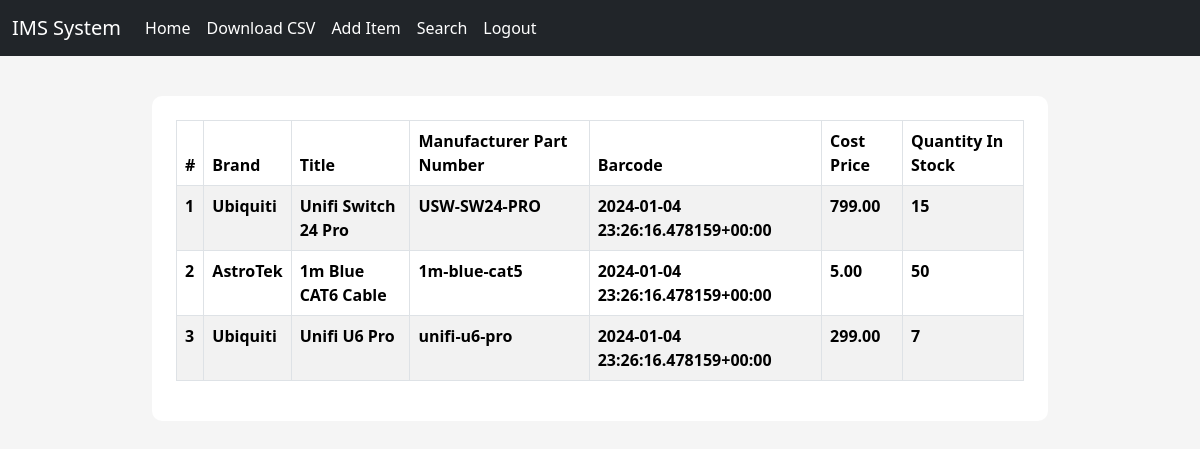
The page /inventory/ (signed in) on the database as committed earlier.
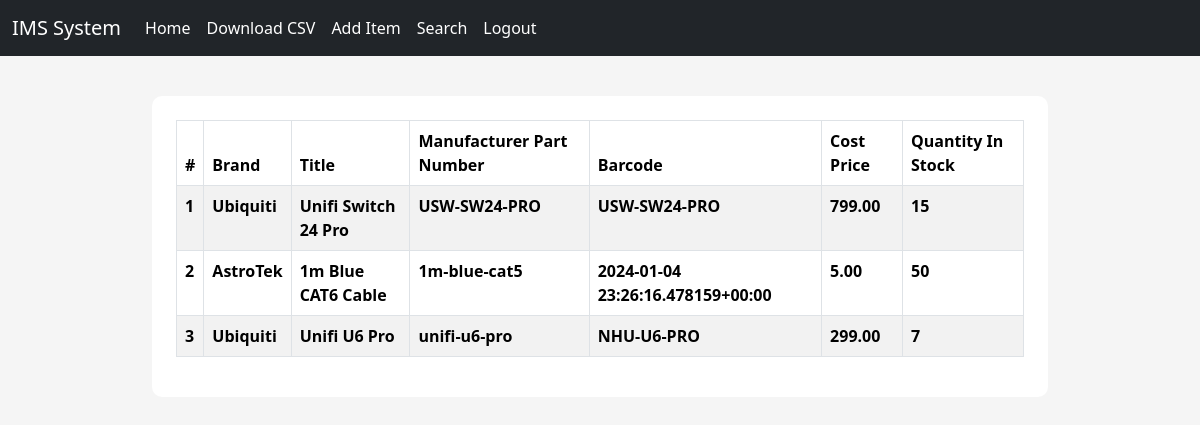
The same page on the database as committed later.
### inventory/models.py (models this page shows, shortened)
class Inventory(models.Model):
    brand = models.CharField(max_length=300, null=False, blank=False)
    title = models.CharField(max_length=300, null=False, blank=False)
    manufacturer_part_number = models.CharField(max_length=300, null=False, blank=False)
    barcode = models.CharField(max_length=300, null=False, blank=False)
    cost_price = models.DecimalField(
        max_digits=19, decimal_places=2, null=False, blank=False
    )
    quantity_in_stock = models.IntegerField(null=False, blank=False)
    description = models.TextField(null=True, blank=True)

### inventory/views.py (the view)
# urls.py: path("", inventory_list, name="inventory_list"),
@login_required()
def inventory_list(request):
    inventories = Inventory.objects.all()
    context = {"title": "Inventory List", "inventories": inventories}
    return render(request, "inventory_list.html", context=context)

### templates/inventory_list.html
{% extends "base.html" %}
{% block content %}
<div class="content-section">
    <table class="table table-striped table-bordered table-hover">
        <thead class="thead-dark">
            <tr>
                <th scope="col">#</th>
                <th scope="col">Brand</th>
                <th scope="col">Title</th>
                <th scope="col">Manufacturer Part Number</th>
                <th scope="col">Barcode</th>
                <th scope="col">Cost Price</th>
                <th scope="col">Quantity In Stock</th>
            </tr>
        </thead>
        <tbody>
            {% for inventory in inventories %}
            <tr style="cursor: pointer; cursor: hand;"
                onclick="window.location= `{% url 'per_product' inventory.id %}`">
                <th scope="row">{{ forloop.counter }}</th>
                <th scope="row">{{ inventory.brand }}</th>
                <th scope="row">{{ inventory.title }}</th>
                <th scope="row">{{ inventory.manufacturer_part_number }}</th>
                <th scope="row">{{ inventory.barcode }}</th>
                <th scope="row">{{ inventory.cost_price }}</th>
                <th scope="row">{{ inventory.quantity_in_stock }}</th>
            </tr>
            {% endfor %}
        </tbody>
    </table>
</div>
{% endblock %}

### templates/base.html (shortened to what this page needs)
{% load static %}
<!DOCTYPE html>
<html lang="en">
<head>
  <link href="https://cdn.jsdelivr.net/npm/bootstrap@5.3.1/dist/css/bootstrap.min.css" rel="stylesheet"
>
  <link rel="stylesheet" href="{% static 'css/main.css' %}" type="text/css">
</head>
<body>
  <nav class="navbar navbar-expand-lg navbar-dark bg-dark">
    <div class="container-fluid">
      <a class="navbar-brand" href="{% url 'inventory_list' %}">IMS System</a>
      <div class="collapse navbar-collapse" id="navbarNav">
        <ul class="navbar-nav">
          {% if request.user.is_authenticated %}
          <li class="nav-item">
            <a class="nav-link active" aria-current="page" href="{% url 'inventory_list' %}">Home</a>
          </li>
          <li class="nav-item">
            <a class="nav-link active" aria-current="page" href="{% url 'export_csv' %}">Download CSV</a>
          </li>
          <li>
            <a class="nav-link active" aria-current="page" href="{% url 'add_inventory' %}">Add Item</a>
          </li>
          <li>
            <a class="nav-link active" aria-current="page" href="{% url 'search_products' %}">Search</a>
          </li>
          <li>
            <a class="nav-link active" aria-current="page" href="{% url 'logout' %}">Logout</a>
          </li>
          {% endif %}
        </ul>
      </div>
    </div>
  </nav>
  <main>
    <div class="container-fluid">
      <div class="row">
        <div class="col-md-1"></div>
        <div class="col-md-10 col-sm-12 col-xm-12">
          {% block content %}
          {% endblock %}
        </div>
      </div>
    </div>
  </main>
</body>
</html>

### staticfiles/css/main.css (style rules this page uses)
body { background-color: rgb(245, 245, 245); }
.content-section { background: #fff; margin: 40px; padding: 1.5rem 1.5rem; border-radius: 10px; }

Rows that differ between the two databases and show on the page:
changed Inventory "Unifi Switch 24 Pro": barcode "2024-01-04 23:26:16.478159+00:00" → "USW-SW24-PRO"
changed Inventory "Unifi U6 Pro": barcode "2024-01-04 23:26:16.478159+00:00" → "NHU-U6-PRO"
